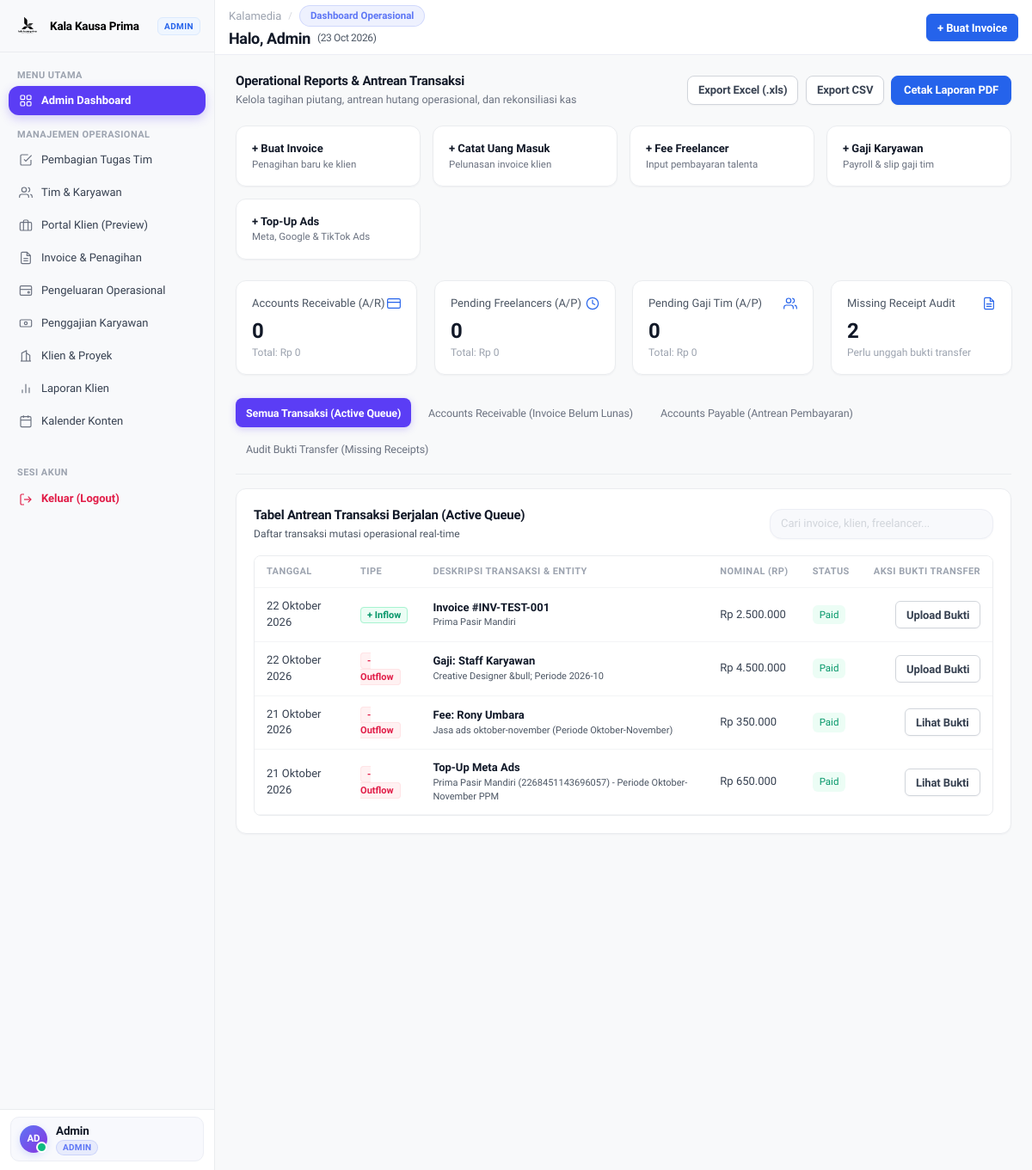
The page /admin-dashboard?_u=u_2 (signed in) on the database its author committed.
### tables this page shows
CREATE TABLE invoices (
                id INTEGER PRIMARY KEY AUTOINCREMENT,
                invoice_number VARCHAR(50) UNIQUE NOT NULL,
                client_id INTEGER NOT NULL,
                project_id INTEGER DEFAULT NULL,
                issue_date DATE NOT NULL,
                due_date DATE NOT NULL,
                subtotal DECIMAL(15,2) NOT NULL DEFAULT 0,
                discount_percent DECIMAL(5,2) DEFAULT 0,
                discount_amount DECIMAL(15,2) DEFAULT 0,
                tax_percent DECIMAL(5,2) DEFAULT 0,
                tax_amount DECIMAL(15,2) DEFAULT 0,
                total_amount DECIMAL(15,2) NOT NULL DEFAULT 0,
                status VARCHAR(20) DEFAULT 'Draft', -- 'Draft', 'Sent', 'Paid', 'Overdue'
                paid_at DATETIME DEFAULT NULL,
                payment_method VARCHAR(50) DEFAULT NULL,
                receipt_file VARCHAR(255) DEFAULT NULL,
                notes TEXT DEFAULT NULL,
                created_at DATETIME DEFAULT CURRENT_TIMESTAMP, is_deleted INTEGER DEFAULT 0,
                FOREIGN KEY (client_id) REFERENCES clients(id) ON DELETE CASCADE,
                FOREIGN KEY (project_id) REFERENCES projects(id) ON DELETE SET NULL
            );

CREATE TABLE clients (
                id INTEGER PRIMARY KEY AUTOINCREMENT,
                name VARCHAR(150) NOT NULL,
                company VARCHAR(150) NOT NULL,
                email VARCHAR(150) NOT NULL,
                phone VARCHAR(50) NOT NULL,
                address TEXT DEFAULT NULL,
                created_at DATETIME DEFAULT CURRENT_TIMESTAMP
            , logo VARCHAR(255) DEFAULT NULL, is_deleted INTEGER DEFAULT 0, company_name VARCHAR(150) DEFAULT NULL, pic_name VARCHAR(150) DEFAULT NULL, package_name VARCHAR(100) DEFAULT 'Social Media & Performance Ads', status VARCHAR(30) DEFAULT 'Active', service_type VARCHAR(200) DEFAULT 'Kelola Sosmed', contract_start_date DATE DEFAULT NULL, contract_end_date DATE DEFAULT NULL, contract_status VARCHAR(30) DEFAULT 'active');

CREATE TABLE salaries (
                id INTEGER PRIMARY KEY AUTOINCREMENT,
                employee_id INTEGER DEFAULT NULL,
                employee_name VARCHAR(150) NOT NULL,
                employee_position VARCHAR(100) DEFAULT NULL,
                bank_name VARCHAR(100) DEFAULT 'BCA',
                bank_account VARCHAR(100) DEFAULT NULL,
                month_period VARCHAR(20) NOT NULL, -- e.g. '2026-08' or 'Agustus 2026'
                base_salary DECIMAL(15,2) NOT NULL DEFAULT 0,
                allowance DECIMAL(15,2) NOT NULL DEFAULT 0, -- Tunjangan, Bonus, Lembur
                deduction DECIMAL(15,2) NOT NULL DEFAULT 0, -- Potongan, BPJS, PPh21, Kasbon
                net_salary DECIMAL(15,2) NOT NULL DEFAULT 0, -- Take-Home Pay (base + allowance - deduction)
                payment_date DATE NOT NULL,
                status VARCHAR(20) DEFAULT 'Pending', -- 'Pending', 'Paid'
                paid_at DATETIME DEFAULT NULL,
                receipt_file VARCHAR(255) DEFAULT NULL,
                notes TEXT DEFAULT NULL,
                created_at DATETIME DEFAULT CURRENT_TIMESTAMP, is_deleted INTEGER DEFAULT 0,
                FOREIGN KEY (employee_id) REFERENCES employees(id) ON DELETE SET NULL
            );

CREATE TABLE freelancer_payouts (
                id INTEGER PRIMARY KEY AUTOINCREMENT,
                freelancer_name VARCHAR(150) NOT NULL,
                freelancer_bank VARCHAR(100) DEFAULT NULL,
                freelancer_account VARCHAR(100) DEFAULT NULL,
                project_id INTEGER NOT NULL,
                task_description TEXT NOT NULL,
                amount DECIMAL(15,2) NOT NULL DEFAULT 0,
                status VARCHAR(20) DEFAULT 'Pending', -- 'Pending', 'Paid'
                paid_at DATETIME DEFAULT NULL,
                receipt_file VARCHAR(255) DEFAULT NULL,
                created_at DATETIME DEFAULT CURRENT_TIMESTAMP, is_deleted INTEGER DEFAULT 0, freelancer_phone VARCHAR(50) DEFAULT NULL,
                FOREIGN KEY (project_id) REFERENCES projects(id) ON DELETE CASCADE
            );

CREATE TABLE ads_spend (
                id INTEGER PRIMARY KEY AUTOINCREMENT,
                client_id INTEGER NOT NULL,
                project_id INTEGER DEFAULT NULL,
                platform VARCHAR(50) NOT NULL, -- 'Meta Ads', 'Google Ads', 'TikTok Ads', 'LinkedIn Ads'
                account_id VARCHAR(100) DEFAULT NULL,
                amount DECIMAL(15,2) NOT NULL DEFAULT 0,
                spent_date DATE NOT NULL,
                receipt_file VARCHAR(255) DEFAULT NULL,
                notes TEXT DEFAULT NULL,
                created_at DATETIME DEFAULT CURRENT_TIMESTAMP, is_deleted INTEGER DEFAULT 0,
                FOREIGN KEY (client_id) REFERENCES clients(id) ON DELETE CASCADE,
                FOREIGN KEY (project_id) REFERENCES projects(id) ON DELETE SET NULL
            );

### views/admin_dashboard.php (shortened to what the rows shown need)
<?php
$db = Database::getConnection();
$transactions = [];
$invoices = $db->query("
    SELECT i.id, i.invoice_number, i.total_amount, i.status, i.issue_date, i.due_date, i.receipt_file,
           c.company as client_company, 'Inflow (Invoice)' as trans_type, 'invoice' as target_type
    FROM invoices i
    JOIN clients c ON i.client_id = c.id
    WHERE COALESCE(i.is_deleted, 0) = 0
    ORDER BY i.id DESC LIMIT 15
")->fetchAll();
foreach ($invoices as $inv) {
    $transactions[] = [
        'id' => $inv['id'],
        'target_type' => 'invoice',
        'trans_type' => 'Inflow',
        'date' => $inv['issue_date'],
        'due_date' => $inv['due_date'],
        'title' => "Invoice #" . $inv['invoice_number'],
        'subtitle' => $inv['client_company'],
        'amount' => floatval($inv['total_amount']),
        'status' => $inv['status'],
        'receipt_file' => $inv['receipt_file']
    ];
}
$payouts = $db->query("
    SELECT p.id, p.freelancer_name, p.freelancer_bank, p.freelancer_account, p.amount, p.status,
           p.task_description, p.created_at as trans_date, p.receipt_file,
           pr.name as project_name, 'Outflow (Freelancer)' as trans_type, 'payout' as target_type
    FROM freelancer_payouts p
    LEFT JOIN projects pr ON p.project_id = pr.id
    WHERE COALESCE(p.is_deleted, 0) = 0
    ORDER BY p.id DESC LIMIT 15
")->fetchAll();
foreach ($payouts as $pay) {
    $transactions[] = [
        'id' => $pay['id'],
        'target_type' => 'payout',
        'trans_type' => 'Outflow',
        'date' => date('Y-m-d', strtotime($pay['trans_date'])),
        'title' => "Fee: " . $pay['freelancer_name'],
        'subtitle' => $pay['task_description'] . " (" . $pay['project_name'] . ")",
        'bank_info' => ($pay['freelancer_bank'] ? $pay['freelancer_bank'] . " - " . $pay['freelancer_account'] : ""),
        'amount' => floatval($pay['amount']),
        'status' => $pay['status'],
        'receipt_file' => $pay['receipt_file']
    ];
}
$sals = $db->query("
    SELECT s.id, s.employee_name, s.employee_position, s.net_salary, s.status, s.payment_date as trans_date, s.receipt_file, s.month_period, s.bank_name, s.bank_account,
           'Outflow (Gaji Karyawan)' as trans_type, 'salary' as target_type
    FROM salaries s
    WHERE COALESCE(s.is_deleted, 0) = 0
    ORDER BY s.id DESC LIMIT 15
")->fetchAll();
foreach ($sals as $sal) {
    $transactions[] = [
        'id' => $sal['id'],
        'target_type' => 'salary',
        'trans_type' => 'Outflow',
        'date' => $sal['trans_date'],
        'title' => "Gaji: " . $sal['employee_name'],
        'subtitle' => ($sal['employee_position'] ?: 'Karyawan') . " &bull; Periode " . $sal['month_period'],
        'bank_info' => ($sal['bank_name'] ? $sal['bank_name'] . " - " . $sal['bank_account'] : ""),
        'amount' => floatval($sal['net_salary']),
        'status' => $sal['status'],
        'receipt_file' => $sal['receipt_file']
    ];
}
$adsList = $db->query("
    SELECT a.id, a.platform, a.amount, a.spent_date, a.receipt_file, a.account_id, a.notes,
           c.company as client_company, 'Outflow (Ads)' as trans_type, 'ads' as target_type
    FROM ads_spend a
    JOIN clients c ON a.client_id = c.id
    WHERE COALESCE(a.is_deleted, 0) = 0
    ORDER BY a.id DESC LIMIT 15
")->fetchAll();
foreach ($adsList as $ad) {
    $transactions[] = [
        'id' => $ad['id'],
        'target_type' => 'ads',
        'trans_type' => 'Outflow',
        'date' => $ad['spent_date'],
        'title' => "Top-Up " . $ad['platform'],
        'subtitle' => $ad['client_company'] . ($ad['account_id'] ? " ({$ad['account_id']})" : "") . ($ad['notes'] ? " - {$ad['notes']}" : ""),
        'amount' => floatval($ad['amount']),
        'status' => 'Paid',
        'receipt_file' => $ad['receipt_file']
    ];
}
usort($transactions, function ($a, $b) {
    return strcmp($b['date'], $a['date']);
});
?>
<!DOCTYPE html>
<html lang="id">
<head>
  <link rel="stylesheet" href="assets/css/style.css?v=saas-linear-1.0">
</head>
<body>
  <div class="app-container">
    <main class="main-wrapper">
      <?php require_once BASE_PATH . '/includes/header.php'; ?>
      <div class="content-body">
        <div style="display: flex; justify-content: space-between; align-items: center; margin-bottom: 20px; flex-wrap: wrap; gap: 12px;">
          <div>
            <h2 style="font-size: 18px; font-weight: 600; color: #111827; margin: 0; letter-spacing: -0.02em;">Operational Reports & Antrean Transaksi</h2>
          </div>
        </div>
        <div class="glass-panel">
          <div id="section-tab-all" class="table-responsive">
            <table class="table-custom" id="queue-table">
              <thead>
                <tr>
                  <th>Tanggal</th>
                  <th>Tipe</th>
                  <th>Deskripsi Transaksi & Entity</th>
                  <th>Nominal (Rp)</th>
                  <th>Status</th>
                  <th style="text-align: right;">Aksi Bukti Transfer</th>
                </tr>
              </thead>
              <tbody>
                <?php if (empty($transactions)): ?>
                  <tr><td colspan="6" style="text-align: center; color: var(--text-muted); padding: 24px;">Belum ada transaksi dalam antrean.</td></tr>
                <?php else: ?>
                  <?php foreach ($transactions as $t): ?>
                    <tr>
                      <td style="color: var(--text-secondary);"><?= format_date($t['date']) ?></td>
                      <td>
                        <span class="badge-type-<?= $t['trans_type'] === 'Inflow' ? 'in' : 'out' ?>">
                          <?= $t['trans_type'] === 'Inflow' ? '+ Inflow' : '- Outflow' ?>
                        </span>
                      </td>
                      <td>
                        <div style="font-weight: 700; color: #101828;"><?= htmlspecialchars($t['title']) ?></div>
                        <div style="font-size: 11px; color: var(--text-secondary);"><?= htmlspecialchars($t['subtitle']) ?></div>
                      </td>
                      <td style="font-weight: 700; color: <?= $t['trans_type'] === 'Inflow' ? 'var(--success-text)' : 'var(--danger-text)' ?>;">
                        <?= format_rupiah($t['amount']) ?>
                      </td>
                      <td>
                        <span class="badge-status badge-<?= strtolower($t['status']) ?>">
                          <?= $t['status'] ?>
                        </span>
                      </td>
                      <td style="text-align: right;">
                        <?php if (!empty($t['receipt_file'])): ?>
                          <button type="button" class="btn btn-secondary btn-sm" onclick="viewReceiptImage('<?= UPLOAD_URL . '/' . htmlspecialchars($t['receipt_file']) ?>', '<?= htmlspecialchars($t['title']) ?>')">
                            <span>Lihat Bukti</span>
                          </button>
                        <?php else: ?>
                          <button type="button" class="btn btn-secondary btn-sm" onclick="triggerUploadModal('<?= $t['target_type'] ?>', <?= $t['id'] ?>, 'Upload Bukti <?= htmlspecialchars($t['title']) ?>')">
                            <span>Upload Bukti</span>
                          </button>
                        <?php endif; ?>
                      </td>
                    </tr>
                  <?php endforeach; ?>
                <?php endif; ?>
              </tbody>
            </table>
          </div>
        </div>
  <?php require_once BASE_PATH . '/includes/footer.php'; ?>
</body>
</html>

### rows shown on the page
invoices: issue_date "22 Oktober 2026", shows "+ Inflow", title "Invoice #INV-TEST-001", client.company "Prima Pasir Mandiri", total_amount "Rp 2.500.000", status "Paid"
salaries: payment_date "22 Oktober 2026", shows "- Outflow", title "Gaji: Staff Karyawan", subtitle "Creative Designer &bull; Periode 2026-10", net_salary "Rp 4.500.000", status "Paid"
freelancer_payouts: date "21 Oktober 2026", shows "- Outflow", title "Fee: Rony Umbara", subtitle "Jasa ads oktober-november (Periode Oktober-November)", amount "Rp 350.000", status "Paid"
ads_spend: spent_date "21 Oktober 2026", shows "- Outflow", title "Top-Up Meta Ads", subtitle "Prima Pasir Mandiri (2268451143696057) - Periode Oktober-November PPM", amount "Rp 650.000", status "Paid"

### other values the page prints
$badgeLabel "ADMIN"
$sidebarAvatar "AD"
$sidebarProfileName "Admin"
$sidebarBadge "ADMIN"
$currentPageInfo['parent'] "Kalamedia"
$currentPageInfo['name'] "Dashboard Operasional"
$greetingDisplayName "Admin"
$unpaidCount "0"
format_rupiah($unpaidSum) "Rp 0"
$pendingPayoutCount "0"
format_rupiah($pendingPayoutSum) "Rp 0"
$pendingSalaryCount "0"
format_rupiah($pendingSalarySum) "Rp 0"
$totalMissingReceipts "2"
